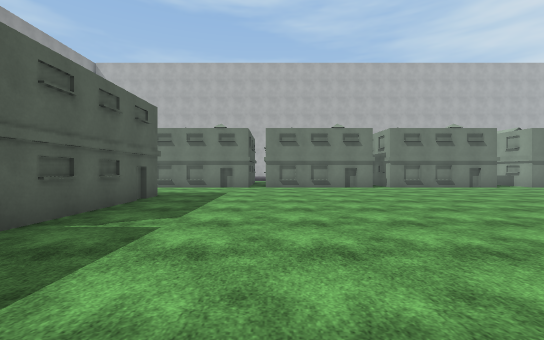
View 1 (above)

24 first-person views from a walk through a 3-D level made in the Unity game engine. The camera is 1.4 m above the floor, looks level and sees 90° across. The floor is counted in squares, 2 m on a side. Each view is taken from the middle of a square. On the plan, view 1 faces up. The plan holds only what a view shows up to about 9 squares ahead; the rest is blank. The place goes on beyond the plan. The player character is not drawn. Surface patterns are stand-ins for the level's own textures.

View 2
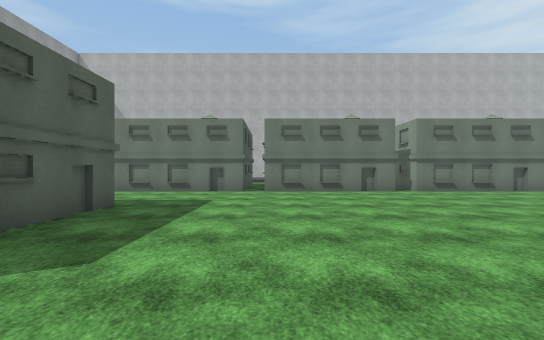

View 3
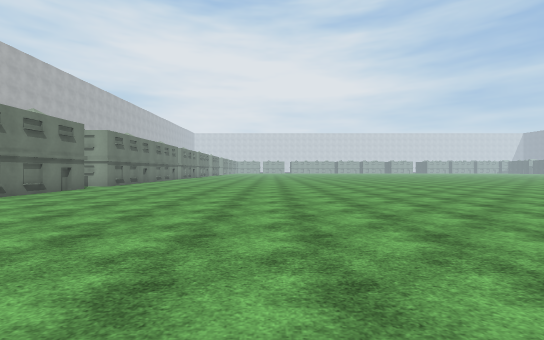

View 4
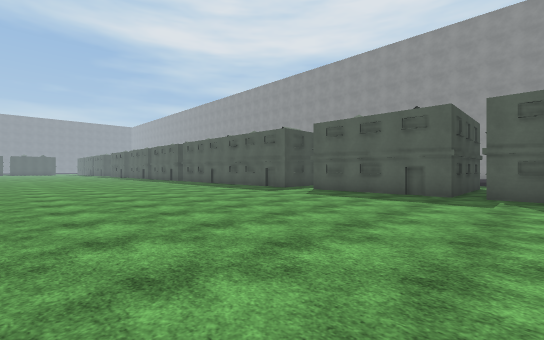

View 5
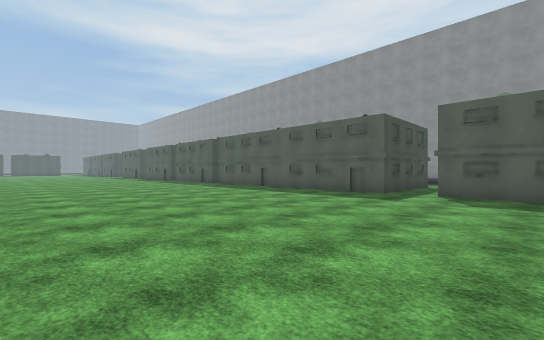

View 6
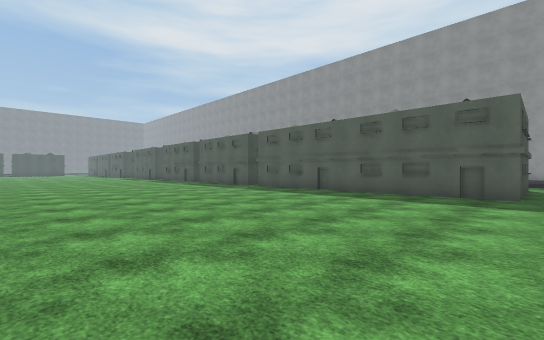

View 7
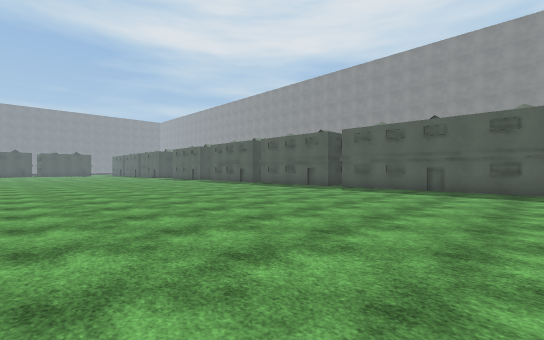

View 8
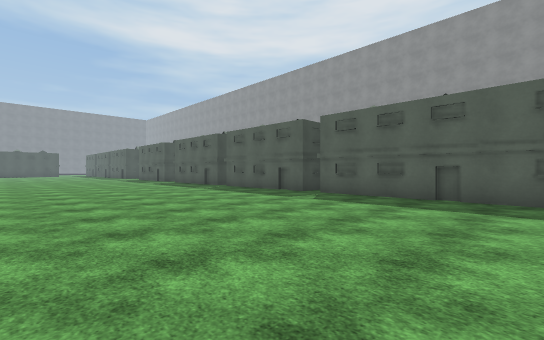

View 9
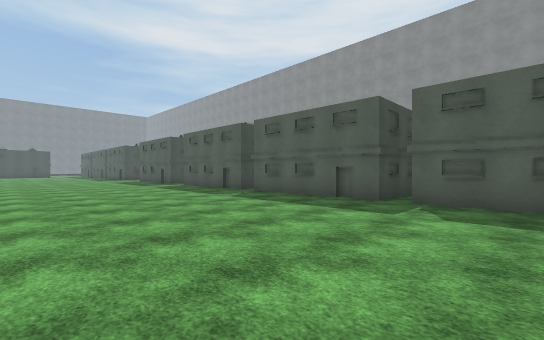

View 10
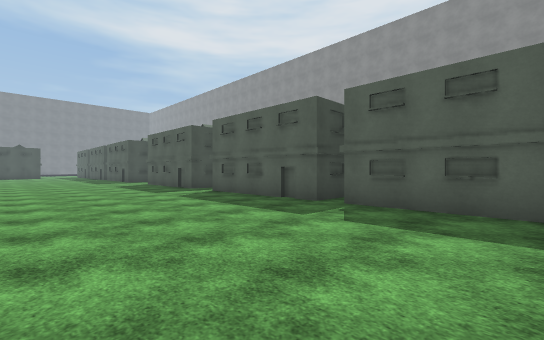

View 11
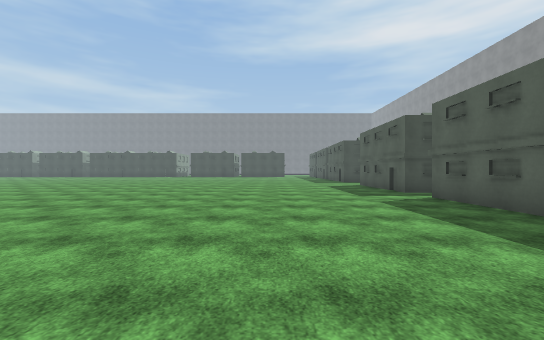

View 12
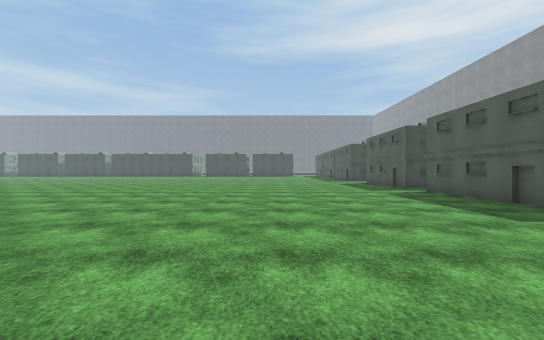

View 13
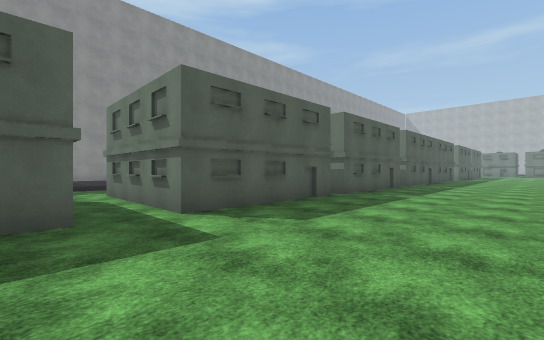

View 14
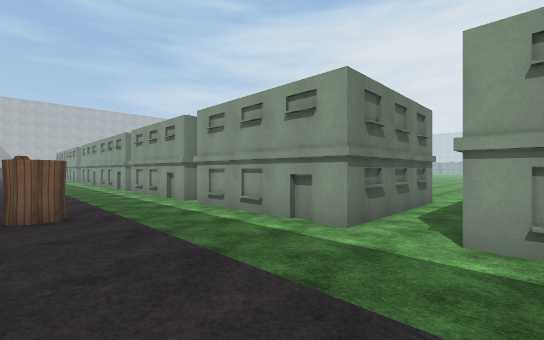

View 15
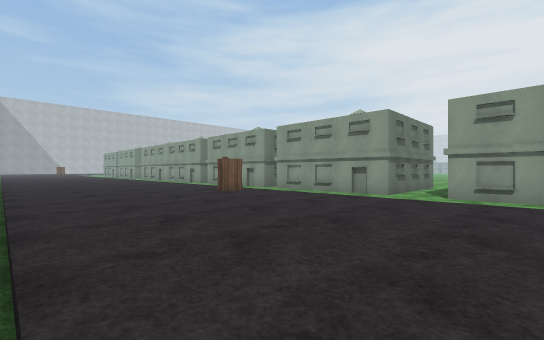

View 16
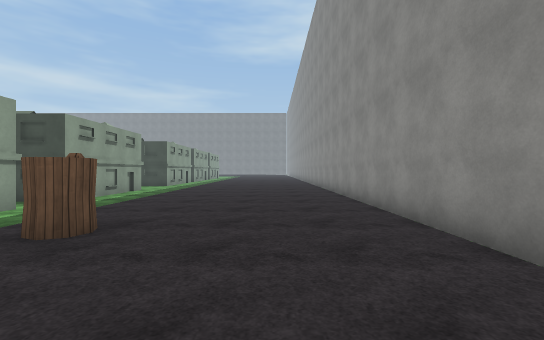

View 17
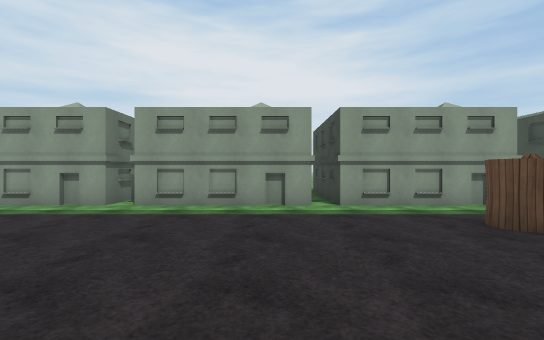

View 18
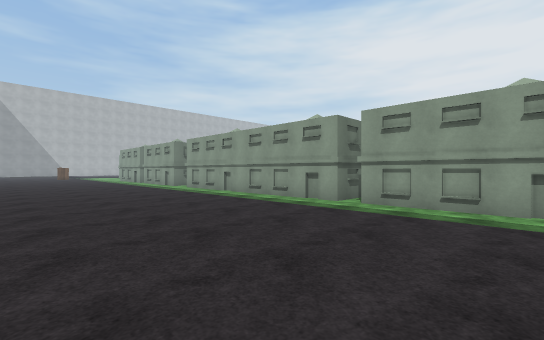

View 19
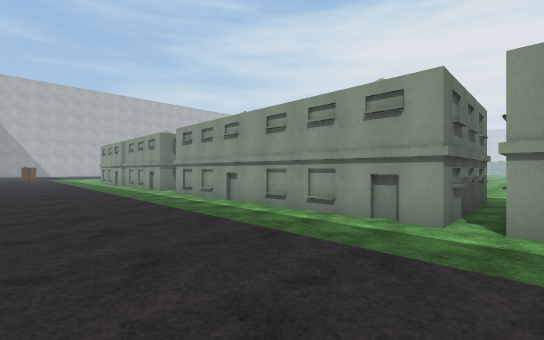

View 20
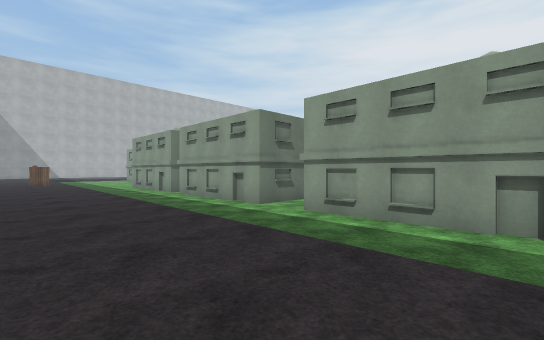

View 21
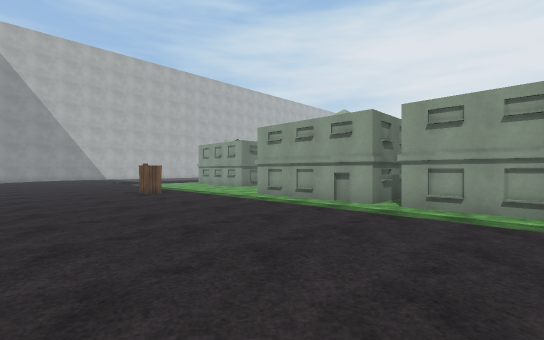

View 22
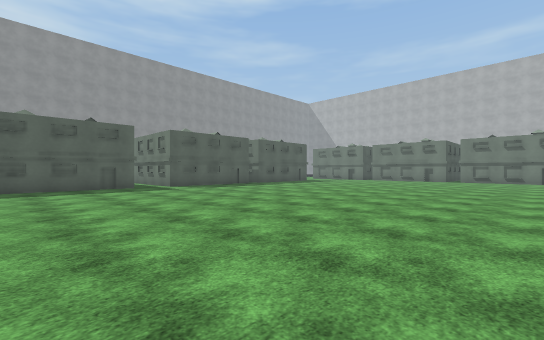

View 23
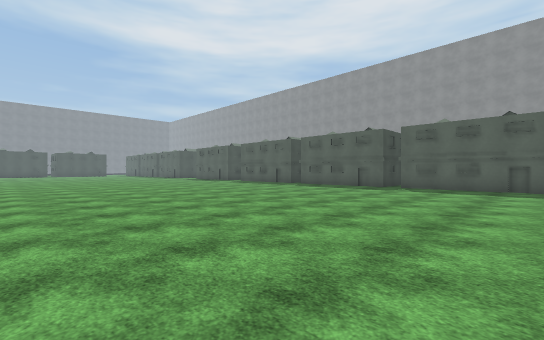

View 24
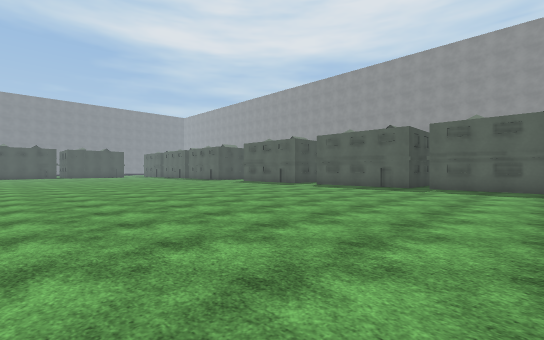

### Floor plan
Key: @ floor where view 1 was taken; # wall or solid block; . main floor; : floor 0.25 m higher than the main floor; / step, stairs or slope; H house; B barrel.
Columns run from 16 left of view 1 to 8 right of it. Each row starts with its distance up from view 1.
 12   ::
 11   :::      ##H####H####H#
 10   ::::      .............
  9   :::::     .............
  8   :::B:     .............
  7   :::::..H   #...........
  6   :::::..#   #...........
  5   :::::..#   #...........
  4   :::::..#   #...........
  3   :::::..#####...........
  2   :::::..H####...........
  1   :::::..##  #...........
  0   :::::..#   #..@........
 -1     :::..#   #...........
 -2     :::..##  #...........
 -3     :::.....H............
 -4   :::::..#   #...........
 -5   :::::..#   #...........
 -6   :::::..#   #...........
 -7   :::::..#   #...........
 -8   :::::..#   #...........
 -9   :::::..#   #...........
-10   :::::..#   #...........
-11   :::::..#   H...........
-12   :::::..#####...........
-13  /:::::..H ###...........
-14  /:::::..#   #...........
-15  /:::::..#   #...........
-16  /:::::..#   #...........
-17  /:::::..## ##...........
-18 #/:::::..H####...........
-19 #/:::B:..##  #...........
-20 #/:::::..#   #...........
-21 #/:::::..#   #...........
-22 #/:::::..#####...........
-23 #/:::::.....H............
-24 #/:::::..#  ##...........
-25 #/:::::..#      ...   ...

Positions as (right, up) in squares from view 1, and headings:
1: (0, 0), facing up
2: (0, 2), facing up
3: (-1, 4), facing right
4: (5, 4), facing down-left
5: (5, 0), facing down-left
6: (5, -3), facing down-left
7: (7, -6), facing down-left
8: (4, -7), facing down-left
9: (3, -10), facing down-left
10: (2, -14), facing down-left
11: (1, -15), facing down
12: (2, -13), facing down
13: (1, -24), facing up-left
14: (-11, -24), facing up-right
15: (-15, -25), facing up-right
16: (-13, -16), facing down
17: (-14, -16), facing right
18: (-14, -16), facing up-right
19: (-12, -13), facing up-right
20: (-12, -7), facing up-right
21: (-14, 0), facing up-right
22: (8, -7), facing up-left
23: (8, -8), facing down-left
24: (8, -14), facing down-left
